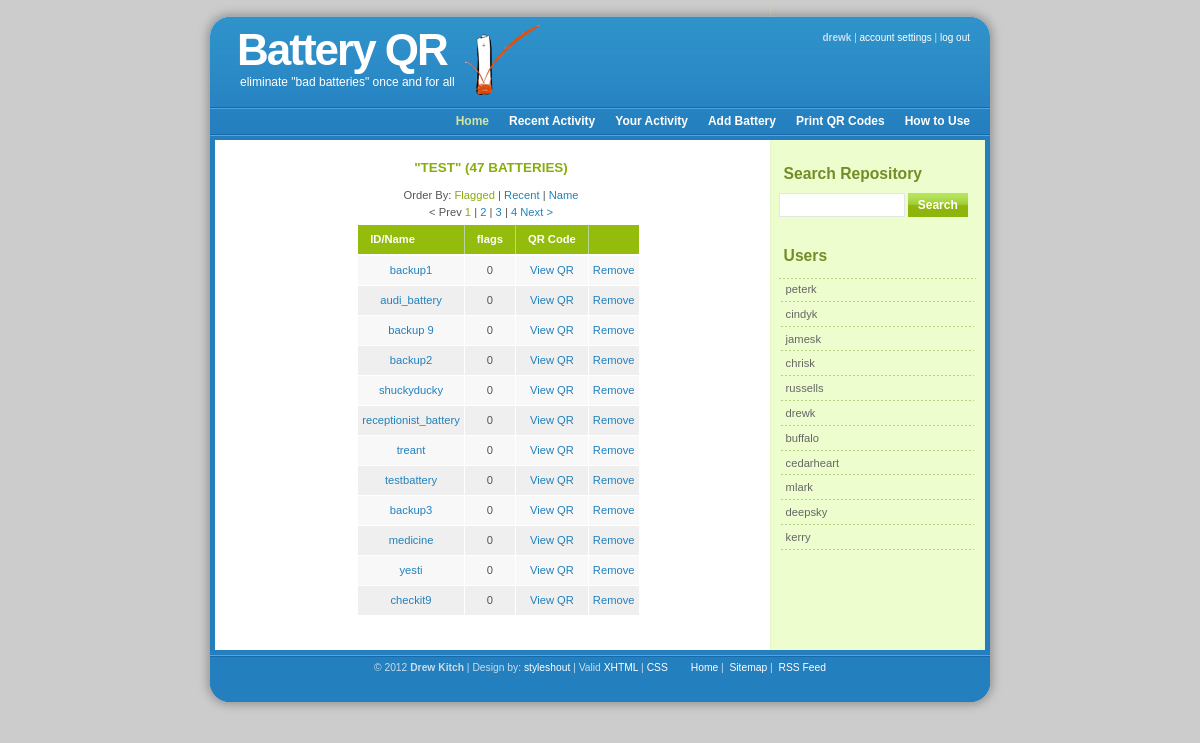
The page /batteryqr.com/index.php (signed in) on the database its author committed.
### tables this page shows
CREATE TABLE `battery_login` (
  `login_id` int(10) unsigned NOT NULL AUTO_INCREMENT,
  `login_name` varchar(25) NOT NULL,
  `login_password` varchar(42) NOT NULL,
  `login_admin` tinyint(1) DEFAULT '0',
  `repository_id` int(10) unsigned NOT NULL,
  `date_deleted` int(10) unsigned NOT NULL,
  PRIMARY KEY (`login_id`),
  UNIQUE KEY `login_name` (`login_name`),
  KEY `repository_id` (`repository_id`)
);

CREATE TABLE `battery_repository` (
  `repository_id` int(10) unsigned NOT NULL AUTO_INCREMENT,
  `repository_name` varchar(50) NOT NULL,
  `repository_time_zone` varchar(50) DEFAULT 'America/Denver',
  PRIMARY KEY (`repository_id`)
);

CREATE TABLE `battery_item` (
  `item_id` int(10) unsigned NOT NULL AUTO_INCREMENT,
  `item_name` varchar(25) NOT NULL,
  `repository_id` int(10) unsigned NOT NULL,
  `date_deleted` int(10) unsigned NOT NULL,
  PRIMARY KEY (`item_id`),
  KEY `repository_id` (`repository_id`)
);

### battery_include/members_only.inc (called while the page is built, shortened)
<?php
if (!($_SESSION['login_id'] && $_SESSION['login_name'] && $_SESSION['repository_id'])) {
   $navigation_page = basename($_SERVER['PHP_SELF']);
   if ($navigation_page == 'update_status.php') {
      header("Location: login.php?qr=1");
      exit();
   }
   else {
      header("Location: login.php");
      exit();
   }
}
else {
   $repository_id = $_SESSION['repository_id'];
   $repository_name = get_repository_name($repository_id);
}
?>

### batteryqr.com/index.php (the view, shortened to what this page needs)
<?php
include('../battery_include/battery_utilities.inc');
include('../battery_include/members_only.inc');
$member_db = member_db_connect();
$login_id = $_SESSION['login_id'];
$login_name = $_SESSION['login_name'];
$mode = $_GET['mode'];
include('../battery_include/battery_header.inc');
$three_months = (60 * 60 * 24) * 90;
$three_months_ago = time() - $three_months;
$per_page = 12;
$command = "SELECT count(item_id) as total_items from battery_item where date_deleted<=0 AND repository_id=".$repository_id;
$result = mysql_query($command, $member_db);
$data = mysql_fetch_object($result);
$total_items = $data->total_items;
$total_pages = ceil($total_items/$per_page);
$item_start_point = ($page - 1) * $per_page;
?>
<?
echo "<div id='repository_box'>";
if ($mode == 'search') {
$search_query = $_GET['search_query'];
$member_db = member_db_connect();
$command = "SELECT bi.item_id,bi.item_name,count(bs.status_flagged) AS flag_count FROM battery_item AS bi LEFT OUTER JOIN battery_status AS bs ON
bs.item_id=bi.item_id AND bs.status_flagged > ".$three_months_ago." AND bs.date_deleted<=0 WHERE bi.date_deleted<=0 AND bi.repository_id=".$repository_id." AND bi.item_name LIKE ('%".addslashes($search_query)."%') GROUP BY bi.item_id";
$result = mysql_query($command, $member_db);
echo "<h2>Search Results for \"".$search_query."\"</h2>
<table>
<tr><th class='first'>ID/Name</th><th># of flags</th><th>QR Code</th><th>&nbsp;</th></tr>";
$i=0;
while ($array = mysql_fetch_assoc($result)) {
   if ($i%2 ==0) {
      echo "<tr class='row-a'>";
   }
   else {
      echo "<tr class='row-b'>";
   }
   ?>
   <td class='first'><a href="battery_history.php?item_id=<? echo $array['item_id']; ?>"><? echo $array['item_name']; ?></a></td>
   <td><? echo $array['flag_count']; ?></td>
   <td><a href="qr_code.php?item_id=<? echo $array['item_id']; ?>">View QR</a></td>
   <td><a href="delete_battery.php?item_id=<? echo $array['item_id']; ?>">Remove</a></td>
   <?
   echo "</tr>";
   $i++;
}
echo "</table>";
}
else {
$command = "SELECT bi.item_id,bi.item_name,count(bs.status_flagged) AS flag_count FROM battery_item AS bi LEFT OUTER JOIN battery_status AS bs ON
bs.item_id=bi.item_id AND bs.status_flagged > ".$three_months_ago." AND bs.date_deleted<=0 WHERE bi.date_deleted<=0 AND bi.repository_id=".$repository_id." GROUP BY bi.item_id";
if ($mode == 'recent') {
   $command .= " ORDER BY bi.item_id DESC LIMIT ".$item_start_point.",".$per_page;
}
else if ($mode == 'alphabetical') {
   $command .= " ORDER BY CAST(bi.item_name as SIGNED) LIMIT ".$item_start_point.",".$per_page;
}
else {
   $command .= " ORDER BY flag_count DESC, CAST(bi.item_name as SIGNED) LIMIT ".$item_start_point.",".$per_page;
}
$result = mysql_query($command, $member_db);
if (mysql_num_rows($result)<=0) {
   echo "<h2>There are no batteries currently in this repository. Click the link above to begin adding batteries to your repository.</h2>";
}
else {
echo "<h2>\"".$repository_name."\" (".$total_items." batteries)</h2>";
echo "<p>Order By: <a ".mode_nav($mode, 'flag_count')." href='index.php'>Flagged</a> | <a ".mode_nav($mode, 'recent')." href='index.php?mode=recent'>Recent</a> | <a ".mode_nav($mode, 'alphabetical')." href='index.php?mode=alphabetical'>Name</a></p>";
echo "<p>".index_page_nav_setup($mode, $total_pages, $page)."</p>";
echo "<table>
<tr><th class='first'>ID/Name</th><th>flags</th><th>QR Code</th><th>&nbsp;</th></tr>";
$i=0;
while ($array = mysql_fetch_assoc($result)) {
   if ($i%2 ==0) {
      echo "<tr class='row-a'>";
   }
   else {
      echo "<tr class='row-b'>";
   }
   ?>
   <td class='first'><a href="battery_history.php?item_id=<? echo $array['item_id']; ?>"><? echo $array['item_name']; ?></a></td>
   <td><? echo $array['flag_count']; ?></td>
   <td><a href="qr_code.php?item_id=<? echo $array['item_id']; ?>">View QR</a></td>
   <td><a href="delete_battery.php?item_id=<? echo $array['item_id']; ?>">Remove</a></td>
   <?
   echo "</tr>";
   $i++;
}
echo "</table>";
}
}
echo "</div>";
include('../battery_include/battery_footer.inc');
?>

### battery_include/battery_header.inc (shortened to what this page needs)
<!DOCTYPE html PUBLIC "-//W3C//DTD XHTML 1.0 Strict//EN"
"http://www.w3.org/TR/xhtml1/DTD/xhtml1-strict.dtd">
<html xmlns="http://www.w3.org/1999/xhtml" xml:lang="en" lang="en">
<head>
<link rel="stylesheet" rev="stylesheet" type="text/css" href="css/styles.css" media="screen" />
<link rel="stylesheet" href="css/mobile.css" type="text/css" media="handheld" />
<link rel="stylesheet" media="screen and (max-device-width: 480px)" href="css/mobile.css" />
</head>
<body>
<div id="wrap">
	<div id="header">
		<h1 id="logo-text">Battery QR</h1>
		<h2 id="slogan">eliminate "bad batteries" once and for all</h2>
		<img id="logo-img" src="images/battery.png" alt="battery_2.png" />
		<div id="header-links">
			<p><strong><? echo $login_name; ?></strong> | <a <? echo menu_nav('edit_account.php'); ?> href="edit_account.php">account settings</a> | <a href="logout.php">log out</a></p>
		</div>
	</div>
	<div id="menu">
		<ul>
	  		<li <? echo menu_nav('index.php'); ?>><a href="index.php">Home</a></li>
	  		<li <? echo menu_nav('recent_activity.php'); ?>><a href="recent_activity.php">Recent Activity</a></li>
	  		<li <? echo menu_nav('user_history.php', $login_id, $_GET['user_id']); ?>><a href="user_history.php?user_id=<? echo $login_id; ?>">Your Activity</a></li>
      			<li <? echo menu_nav('add_battery.php'); ?>><a href="add_battery.php">Add Battery</a></li>
	      		<li <? echo menu_nav('print_qr.php'); ?>><a href="print_qr.php">Print QR Codes</a></li>
      			<li <? echo menu_nav('how_to_use.php'); ?> class="last"><a href="how_to_use.php">How to Use</a></li>
	    	</ul>
	</div>
	<div id="content-wrap">
    		<div id="sidebar">
    			 <h1>Search Repository</h1>
      			<form action="index.php" class="searchform">
        		<p>
        		<input name="search_query" class="textbox" type="text" />
          		<input class="button" value="Search" type="submit" />
        		</p>
      			</form>
      			<h1>Users</h1>
      			<?
      			   $repository_id = $_SESSION['repository_id'];
      			   $login_db = login_db_connect();
      			   $command = "SELECT login_name, login_id FROM battery_login WHERE date_deleted<=0 AND repository_id=".$repository_id." AND login_admin=0";
      			   $result = mysql_query($command, $login_db);
      			?>
      			<ul class="sidemenu">
      			        <?
      			        while ($array = mysql_fetch_assoc($result)) {
      			           echo "<li><a href='user_history.php?user_id=".$array['login_id']."'>".$array['login_name']."</a></li>";
      			        }
				?>
    			</ul>
		</div>
		<div id="main">

### battery_include/battery_utilities.inc (shortened to what this page needs)
<?php
function get_repository_name($repository_id) {
   $member_db = member_db_connect();
   if (is_numeric($repository_id)) {
      $command = "SELECT repository_name FROM battery_repository WHERE repository_id=".$repository_id.";";
      $result = mysql_query($command, $member_db);
      $data = mysql_fetch_object($result);
      $repository_name = $data->repository_name;
      return $repository_name;
   }
}
function menu_nav($page = false, $login_id = false, $user_id = false, $action = false, $listed_action = false) {
   $current_page = basename($_SERVER['PHP_SELF']);
   if ($current_page == $page && $login_id == $user_id && $user_id != false) {
      $print = "id='current'";
      return $print;
   }
   else if ($login_id != $user_id) {
      return;
   }
   if ($page == $current_page) {
      $print = "id='current'";
      return $print;
   }
}
function mode_nav($current_mode, $this_mode) {
   if ($this_mode == $current_mode) {
      $print = "id='current_mode'";
      return $print;
   }
   else if (!$current_mode && $this_mode == "flag_count") {
      $print = "id='current_mode'";
      return $print;
   }
}
function index_page_nav_setup($mode, $total_pages, $page) {
   if (($page-3) <= 1) {
      $start = 1;
      $beginning = false;
   }
   else {
      $start = $page - 3;
      $beginning = 1;
   }
   if (($start + 6) >= $total_pages) {
      $stop = $total_pages;
      $end = false;
   }
   else {
      $stop = $start + 6;
      $end = $total_pages;
   }
   $page_nav = page_nav($mode, $page, $total_pages, $start, $stop, $beginning, $end);
   return $page_nav;
}
function page_nav ($mode, $page, $total_pages, $start, $stop, $beginning = false, $end = false) {
   $page_nav = '';
   if ($page == 1) {
      $page_nav .= "&#60; Prev ";
   }
   else {
      $page_nav .= "<a href='index.php?mode=".$mode."&page=".($page - 1)."'>&#60; Prev</a> ";
   }
   for ($i=$start; $i<=$stop; $i++) {
      if ($i == $page) {
         $page_nav .= "<span class='current_page'>".$i."</span> | ";
      }
      else if ($i == $stop) {
         $page_nav .= "<a href='index.php?mode=".$mode."&page=".$i."'>".$i."</a>";
      }
      else {
         $page_nav .= "<a href='index.php?mode=".$mode."&page=".$i."'>".$i."</a> | ";
      }
   }
   if ($total_pages == $page) {
      $page_nav .= "Next &#62;";
   }
   else {
      $page_nav .= " <a href='index.php?mode=".$mode."&page=".($page + 1)."'>Next &#62;</a>";
   }
   return $page_nav;
}
?>

### battery_include/battery_footer.inc
		</div>
	</div>
	<div id="footer">
		<p> &copy; 2012 <strong>Drew Kitch</strong> | Design by: <a href="http://www.styleshout.com/">styleshout</a> | Valid <a href="http://validator.w3.org/check?uri=referer">XHTML</a> | <a href="http://jigsaw.w3.org/css-validator/check/referer">CSS</a> &nbsp;&nbsp;&nbsp;&nbsp;&nbsp;&nbsp; <a href="http://www.free-css.com/">Home</a>&nbsp;|&nbsp; <a href="http://www.free-css.com/">Sitemap</a>&nbsp;|&nbsp; <a href="http://www.free-css.com/">RSS Feed</a> </p>
	</div>
</div>
</body>
</html>

### batteryqr.com/css/mobile.css (style rules this page uses)
* { float: none; max-width: 320px !important; }
html { overflow-y: hidden; }
html, body { padding: 3px; margin: 0; background: none; text-align: none; }
#wrap { width: 0px; padding: 0px; background: none; text-align: none; margin: 0px; }
#content-wrap { clear: none; width: 0px; padding: 0px; background: none; margin: 0px; }
#header { display: none; }
#menu { display: none; }
#sidebar { display: none; }
#main { min-height: 0px; width: 100%; float: none; display: table; }
#repository_box { width: 100%; text-align: none; }
#repository_box table { margin-left: 0px; font-size: 1.3em; }
#footer { display: none; }

### rows shown on the page
battery_login: login_name "peterk"
battery_login: login_name "cindyk"
battery_login: login_name "jamesk"
battery_login: login_name "chrisk"
battery_login: login_name "russells"
battery_login: login_name "drewk"
battery_login: login_name "buffalo"
battery_login: login_name "cedarheart"
battery_login: login_name "mlark"
battery_login: login_name "deepsky"
battery_login: login_name "kerry"
battery_repository: repository_name "TEST"
battery_item: item_name "backup1", flag_count "0"
battery_item: item_name "audi_battery", flag_count "0"
battery_item: item_name "backup 9", flag_count "0"
battery_item: item_name "backup2", flag_count "0"
battery_item: item_name "shuckyducky", flag_count "0"
battery_item: item_name "receptionist_battery", flag_count "0"
battery_item: item_name "treant", flag_count "0"
battery_item: item_name "testbattery", flag_count "0"
battery_item: item_name "backup3", flag_count "0"
battery_item: item_name "medicine", flag_count "0"
battery_item: item_name "yesti", flag_count "0"
battery_item: item_name "checkit9", flag_count "0"

### other values the page prints
$login_name "drewk"
$total_items "47"
